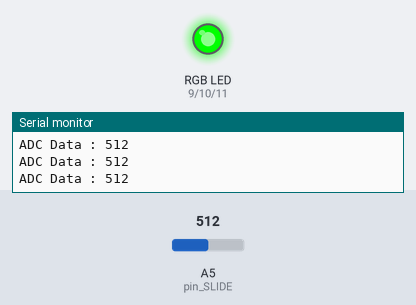
The sketch below on a simulated Arduino Uno, built with avr-gcc and run on an emulated ATmega328P. On the bench: an RGB LED mixed from three pins (HIGH = lit), the last lines printed to the serial monitor. Inputs (shaded band) come from the test bench; at power-on: A5 (pin_SLIDE) = 512. Dim RGB values are drawn brighter than linear.

Above: at 1.2 s.
1.3 s: A5 (pin_SLIDE) set to 511
At 2.5 s:
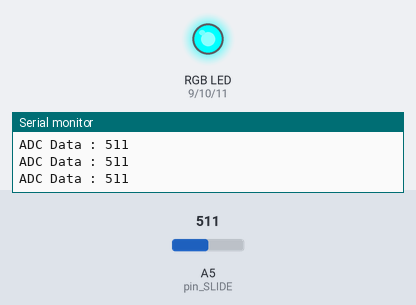
2.8 s: A5 (pin_SLIDE) set to 331
At 4.0 s:
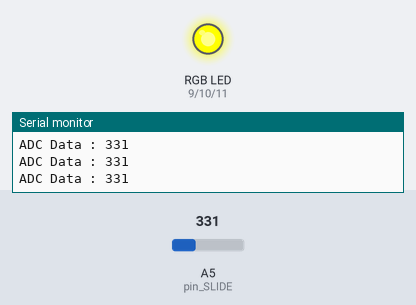
4.3 s: A5 (pin_SLIDE) set to 349
At 4.7 s:
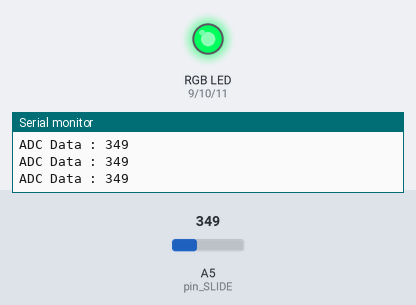
5.8 s: A5 (pin_SLIDE) set to 122
At 6.3 s:
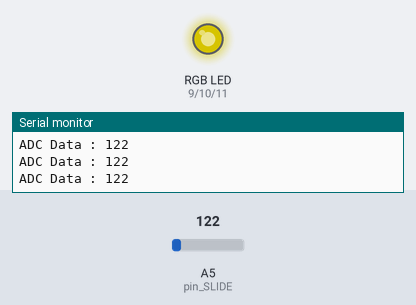
7.3 s: A5 (pin_SLIDE) set to 0
At 8.4 s:
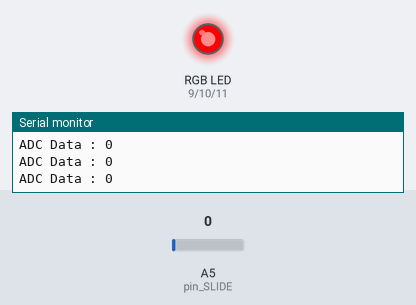
8.8 s: A5 (pin_SLIDE) set to 306
At 9.9 s:
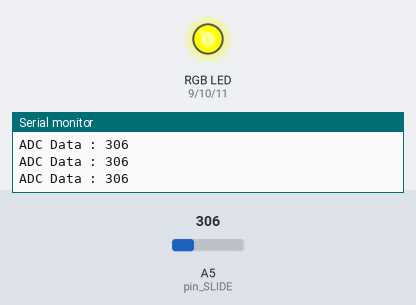
Timing chart, 0 to 11.3 s (numbered marks = the images above; inputs shaded):
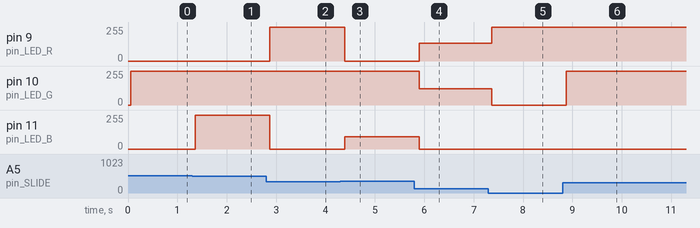

The sketch:

Slide_03.ino
```cpp
int pin_SLIDE = A5;
int pin_LED_R = 9;
int pin_LED_G = 10;
int pin_LED_B = 11;
void setup() {
  Serial.begin(115200);
  pinMode(pin_SLIDE, INPUT);
  pinMode(pin_LED_R, OUTPUT);
  pinMode(pin_LED_G, OUTPUT);
  pinMode(pin_LED_B, OUTPUT);

}

void loop() {
  uint16_t ADC_data = 0;
  ADC_data = analogRead(pin_SLIDE);
  Serial.print("ADC Data : ");
  Serial.println(ADC_data);
  delay(50);
  if (ADC_data < 341) {
    analogWrite(pin_LED_R, 255 - ADC_data );
    analogWrite(pin_LED_G, ADC_data );
    analogWrite(pin_LED_B, 0 );
  } else if (ADC_data >= 341 && ADC_data < 682) {
    ADC_data - 341;
    analogWrite(pin_LED_G, 255 - ADC_data );
    analogWrite(pin_LED_B, ADC_data );
    analogWrite(pin_LED_R, 0);
  } else if (ADC_data >= 682 && ADC_data < 1023) {
    ADC_data - 682;
    analogWrite(pin_LED_B, 255 - ADC_data  );
    analogWrite(pin_LED_R, ADC_data  );
    analogWrite(pin_LED_G, 0 );
  } else {

  }
}
```

Measured:
- the behaviour switches between 512 and 511 on A5 (pin_SLIDE) (found by bisection; images 0 and 1)
- the behaviour switches between 340 and 341 on A5 (pin_SLIDE) (found by bisection; images 2 and 3)
- after the input at 1.3 s, pin 11 (pin_LED_B): 0/255 → 255/255 after 0.06 s
- after the input at 2.8 s, pin 9 (pin_LED_R): 0/255 → 255/255 after 0.07 s; pin 11 (pin_LED_B): 255/255 → 0/255 after 0.07 s
- after the input at 4.3 s, pin 9 (pin_LED_R): 255/255 → 0/255 after 0.09 s; pin 11 (pin_LED_B): 0/255 → 93/255 after 0.09 s
- after the input at 5.8 s, pin 9 (pin_LED_R): 0/255 → 133/255 after 0.10 s; pin 10 (pin_LED_G): 255/255 → 122/255 after 0.10 s; pin 11 (pin_LED_B): 93/255 → 0/255 after 0.10 s
- after the input at 7.3 s, pin 9 (pin_LED_R): 133/255 → 255/255 after 0.06 s; pin 10 (pin_LED_G): 122/255 → 0/255 after 0.06 s
- after the input at 8.8 s, pin 10 (pin_LED_G): 0/255 → 255/255 after 0.07 s
